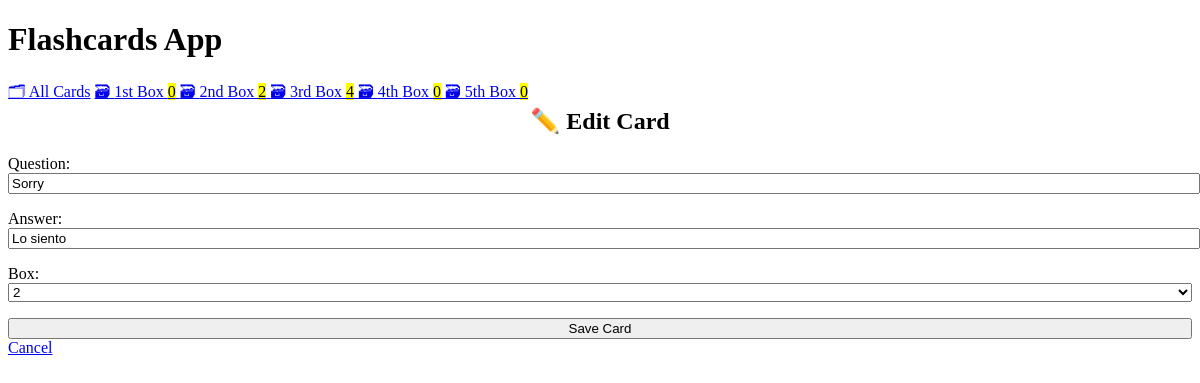
The page /edit/3 on the database its author committed.
### cards/models.py (models this page shows, shortened)
class Card(models.Model):
    question = models.CharField(max_length=100)
    answer = models.CharField(max_length=100)
    box = models.IntegerField(choices=zip(BOXES, BOXES), default=BOXES[0],)
    date_created = models.DateTimeField(auto_now_add=True)

### cards/views.py (the view)
# urls.py: path('edit/<int:pk>', CardUpdateView.as_view(), name='card-update'),
class CardUpdateView(CardCreateView, UpdateView):
    success_url = reverse_lazy('card-list')

### cards/templatetags/cards_tags.py (called while the page is built)
@register.inclusion_tag('cards/box_links.html')
def boxes_as_links():
    boxes = []
    for box_num in BOXES:
        card_count = Card.objects.filter(box=box_num).count()
        boxes.append({
            'number': box_num,
            'card_count': card_count,
        })
    return {'boxes': boxes}

### cards/templates/cards/card_form.html (shortened to what this page needs)
{% extends "cards/base.html" %}
{% block content %}
{% if card %}
<h2>✏️ Edit Card</h2>
{% else %}
<h2>✨ Create New Card</h2>
{% endif %}
<form method="post">
    {{ form.as_p }}
    <input type="submit" value="Save Card">
</form>
<a href="{% url 'card-list' %}">
    Cancel
</a>
{% endblock %}

### cards/templates/cards/base.html (style rules this page uses)
:root { --accent: #6e48ad; --accent-bg: white; --bg: #fff; --text: #212121; --text-light: #585858; --border: #d8dae1; --code: #d81b60; --preformatted: #444; }
h2 { text-align: center; }
h2, h4 { margin-top: 0; }
input, select, textarea { width: 100%; }

### rows shown on the page
Card: question "Sorry", answer "Lo siento", box "2"

### other values the page prints
{{ box.number | ordinal }} "1st" "2nd" "3rd" "4th" "5th"
{{ box.card_count }} "0" "2" "4" "0" "0"
